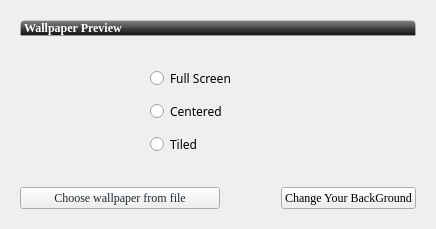
<?xml version="1.0" encoding="UTF-8"?>
<ui version="4.0">
 <class>wallpaperWidget</class>
 <widget class="QWidget" name="wallpaperWidget">
  <property name="enabled">
   <bool>true</bool>
  </property>
  <property name="geometry">
   <rect>
    <x>0</x>
    <y>0</y>
    <width>436</width>
    <height>229</height>
   </rect>
  </property>
  <property name="font">
   <font>
    <family>Droid Sans Mono</family>
   </font>
  </property>
  <property name="windowTitle">
   <string>Wallpaper</string>
  </property>
  <property name="windowOpacity">
   <double>1.000000000000000</double>
  </property>
  <property name="styleSheet">
   <string notr="true"/>
  </property>
  <layout class="QGridLayout" name="gridLayout">
   <property name="margin">
    <number>20</number>
   </property>
   <property name="spacing">
    <number>0</number>
   </property>
   <item row="0" column="0" colspan="2">
    <layout class="QVBoxLayout" name="verticalLayout">
     <property name="spacing">
      <number>0</number>
     </property>
     <item>
      <widget class="QLabel" name="label">
       <property name="maximumSize">
        <size>
         <width>16777215</width>
         <height>30</height>
        </size>
       </property>
       <property name="font">
        <font>
         <family>Liberation Serif</family>
         <pointsize>9</pointsize>
         <weight>75</weight>
         <bold>true</bold>
         <underline>false</underline>
        </font>
       </property>
       <property name="styleSheet">
        <string notr="true">    background-color: qlineargradient(spread:pad, x1:0.5, y1:0, x2:0.5, y2:1, stop:0 rgba(132, 132, 132, 255), stop:0.501481 rgba(70, 70, 70, 255), stop:0.503057 rgba(62, 62, 62, 255), stop:1 rgba(16, 16, 16, 255));
/*background-color: qlineargradient(spread:pad, x1:1, y1:1, x2:0, y2:0, stop:0 rgba(219, 219, 219, 100), stop:1 rgba(255, 255, 255, 100));*/
border: 1px solid rgba(255,255,255,50);
color:white;
border-top-left-radius: 4px;
border-top-right-radius: 4px;</string>
       </property>
       <property name="text">
        <string>Wallpaper Preview</string>
       </property>
       <property name="margin">
        <number>5</number>
       </property>
      </widget>
     </item>
     <item>
      <spacer name="verticalSpacer">
       <property name="orientation">
        <enum>Qt::Vertical</enum>
       </property>
       <property name="sizeHint" stdset="0">
        <size>
         <width>20</width>
         <height>40</height>
        </size>
       </property>
      </spacer>
     </item>
     <item>
      <layout class="QHBoxLayout" name="horizontalLayout_3">
       <item>
        <layout class="QHBoxLayout" name="horizontalLayout_2"/>
       </item>
       <item>
        <widget class="QLabel" name="label_wallpaper_preview">
         <property name="sizePolicy">
          <sizepolicy hsizetype="Preferred" vsizetype="Preferred">
           <horstretch>0</horstretch>
           <verstretch>0</verstretch>
          </sizepolicy>
         </property>
         <property name="minimumSize">
          <size>
           <width>130</width>
           <height>110</height>
          </size>
         </property>
         <property name="maximumSize">
          <size>
           <width>111</width>
           <height>90</height>
          </size>
         </property>
         <property name="text">
          <string/>
         </property>
         <property name="scaledContents">
          <bool>true</bool>
         </property>
        </widget>
       </item>
       <item>
        <layout class="QVBoxLayout" name="verticalLayout_2">
         <item>
          <widget class="QRadioButton" name="radioButton_full">
           <property name="text">
            <string>Full Screen</string>
           </property>
          </widget>
         </item>
         <item>
          <widget class="QRadioButton" name="radioButton_centered">
           <property name="text">
            <string>Centered</string>
           </property>
          </widget>
         </item>
         <item>
          <widget class="QRadioButton" name="radioButton_tiled">
           <property name="text">
            <string>Tiled</string>
           </property>
          </widget>
         </item>
        </layout>
       </item>
      </layout>
     </item>
     <item>
      <spacer name="verticalSpacer_3">
       <property name="orientation">
        <enum>Qt::Vertical</enum>
       </property>
       <property name="sizeType">
        <enum>QSizePolicy::Fixed</enum>
       </property>
       <property name="sizeHint" stdset="0">
        <size>
         <width>20</width>
         <height>20</height>
        </size>
       </property>
      </spacer>
     </item>
     <item>
      <layout class="QHBoxLayout" name="horizontalLayout">
       <item>
        <widget class="QPushButton" name="buttonChooseWp">
         <property name="minimumSize">
          <size>
           <width>200</width>
           <height>0</height>
          </size>
         </property>
         <property name="font">
          <font>
           <family>Liberation Serif</family>
           <pointsize>9</pointsize>
          </font>
         </property>
         <property name="styleSheet">
          <string notr="true">color: rgb(30, 43, 51)</string>
         </property>
         <property name="text">
          <string>Choose wallpaper from file</string>
         </property>
         <property name="flat">
          <bool>false</bool>
         </property>
        </widget>
       </item>
       <item>
        <spacer name="horizontalSpacer_5">
         <property name="orientation">
          <enum>Qt::Horizontal</enum>
         </property>
         <property name="sizeType">
          <enum>QSizePolicy::Expanding</enum>
         </property>
         <property name="sizeHint" stdset="0">
          <size>
           <width>20</width>
           <height>20</height>
          </size>
         </property>
        </spacer>
       </item>
       <item>
        <widget class="QPushButton" name="change_btn">
         <property name="font">
          <font>
           <family>Liberation Serif</family>
          </font>
         </property>
         <property name="text">
          <string>Change Your BackGround</string>
         </property>
        </widget>
       </item>
      </layout>
     </item>
    </layout>
   </item>
  </layout>
 </widget>
 <resources/>
 <connections/>
</ui>
